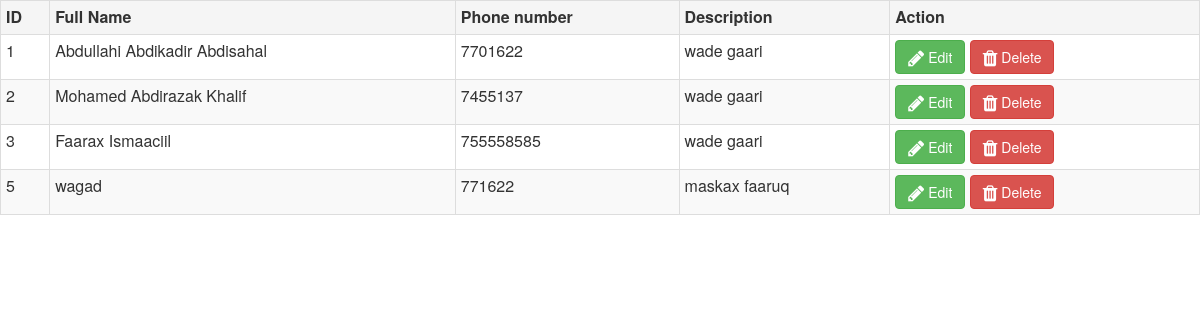
The page /admin/showDrivers.php on the database its author committed.
### tables this page shows
CREATE TABLE `drivers` (
  `driver_id` int(11) NOT NULL,
  `driver_name` varchar(50) DEFAULT NULL,
  `driver_phone` varchar(50) DEFAULT NULL,
  `driver_description` varchar(255) DEFAULT NULL
);

### admin/showDrivers.php (the view, shortened to what this page needs)
<?php
    include("connection.php");
    include("links.php");
    if(isset($_POST["query"]))
    {
        $search = mysqli_real_escape_string($conn, $_POST["query"]);
        $query = "
        SELECT * FROM drivers
        WHERE driver_name LIKE '%".$search."%'
        OR driver_phone LIKE '%".$search."%'
        ";
    }
    else
    {
        $query = "
        SELECT * FROM drivers ORDER BY driver_id
        ";
    }
    $result = mysqli_query($conn, $query);
    if(mysqli_num_rows($result) > 0)
    { ?>
        <div class="table-responsive">
            <table class="table table-striped table-condensed table-hover table-bordered">
                <tr>
                    <th>ID</th>
                    <th>Full Name</th>
                    <th>Phone number</th>
                    <th>Description</th>
                    <th>Action</th>
                </tr>
        <?php
            while($row = mysqli_fetch_array($result)){ ?>
                <tr>
                    <td><?php echo $row["driver_id"] ?></td>
                    <td><?php echo $row["driver_name"] ?></td>
                    <td><?php echo $row["driver_phone"] ?></td>
                    <td><?php echo $row["driver_description"] ?></td>
                    <td>
                        <button type="submit" class="btn btn-success" data-toggle="modal" data-target="#edit-<?php echo $row['driver_id']; ?>"><i class="fa fa-pencil fa-lg"></i> Edit</button>
                        <a href="?idDeleteDriver=<?php echo $row['driver_id'] ?>"><button name="idDeleteDriver" type="submit" class="btn btn-danger"><i class="fa fa-trash fa-lg"></i> Delete</button></a>
                    </td>
                </tr>
                <?php
            }
    }
else
{
 echo 'Data Not Found';
}
echo "</table></div>";
?>

### rows shown on the page
drivers: driver_id "1", driver_name "Abdullahi Abdikadir Abdisahal", driver_phone "7701622", driver_description "wade gaari"
drivers: driver_id "2", driver_name "Mohamed Abdirazak Khalif", driver_phone "7455137", driver_description "wade gaari"
drivers: driver_id "3", driver_name "Faarax Ismaaciil", driver_phone "755558585", driver_description "wade gaari"
drivers: driver_id "5", driver_name "wagad", driver_phone "771622", driver_description "maskax faaruq"
